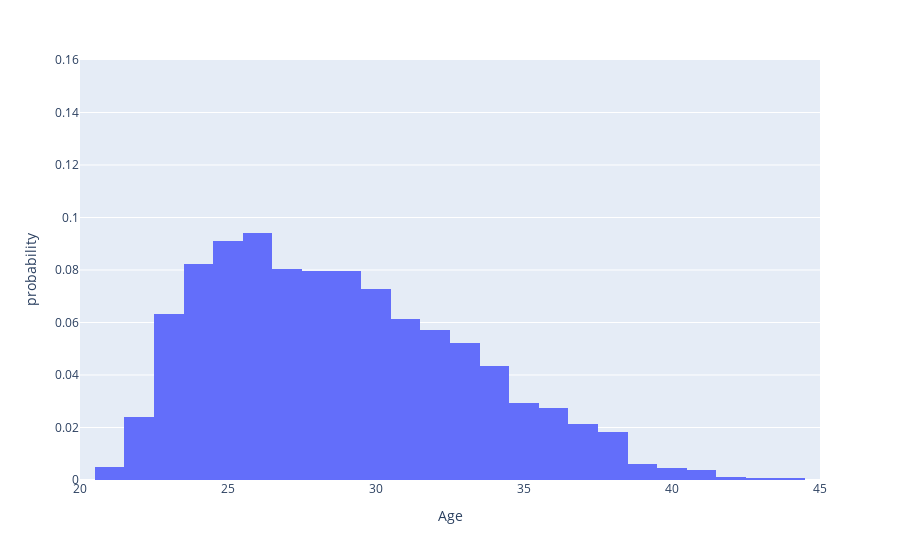

Notebook code for this chart:
### Code cell
qb_norm_fig.update_xaxes(range = [20, 45])
qb_norm_fig.update_yaxes(range = [0, 0.16])
qb_norm_fig.show()

### Figure 1 — Plotly figure (JSON) as saved in the notebook; plotly's stock layout.template omitted (floating-point values rounded to 4 significant figures; data arrays with more than 128 entries replaced by an {"elided": "..."} marker saying what was removed)
{"data": [{"alignmentgroup": "True", "bingroup": "x", "histnorm": "probability", "hovertemplate": "Age=%{x}<br>probability=%{y}<extra></extra>", "legendgroup": "", "marker": {"color": "#636efa", "pattern": {"shape": ""}}, "name": "", "offsetgroup": "", "orientation": "v", "showlegend": false, "type": "histogram", "x": {"elided": "1593 int values"}, "xaxis": "x", "yaxis": "y"}], "layout": {"barmode": "relative", "legend": {"tracegroupgap": 0}, "margin": {"t": 60}, "xaxis": {"anchor": "y", "domain": [0, 1], "range": [20, 45], "title": {"text": "Age"}}, "yaxis": {"anchor": "x", "domain": [0, 1], "range": [0, 0.16], "title": {"text": "probability"}}}}
